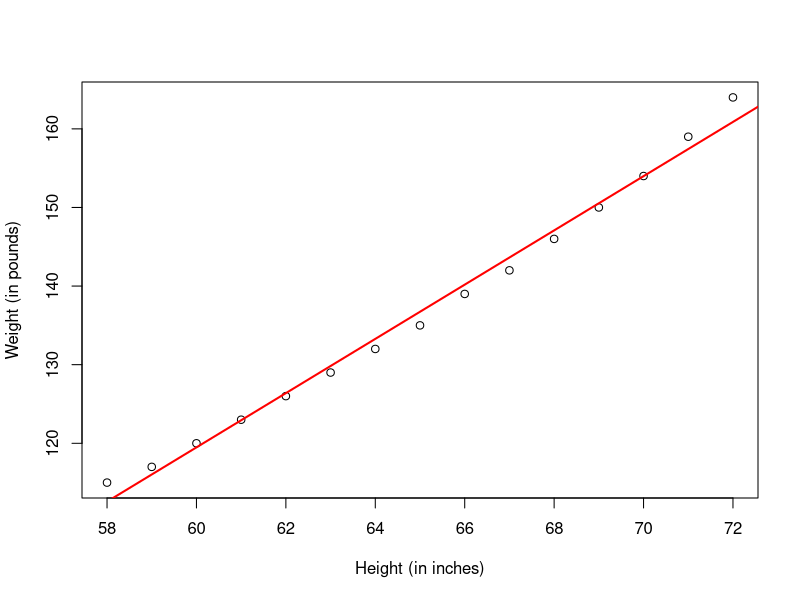
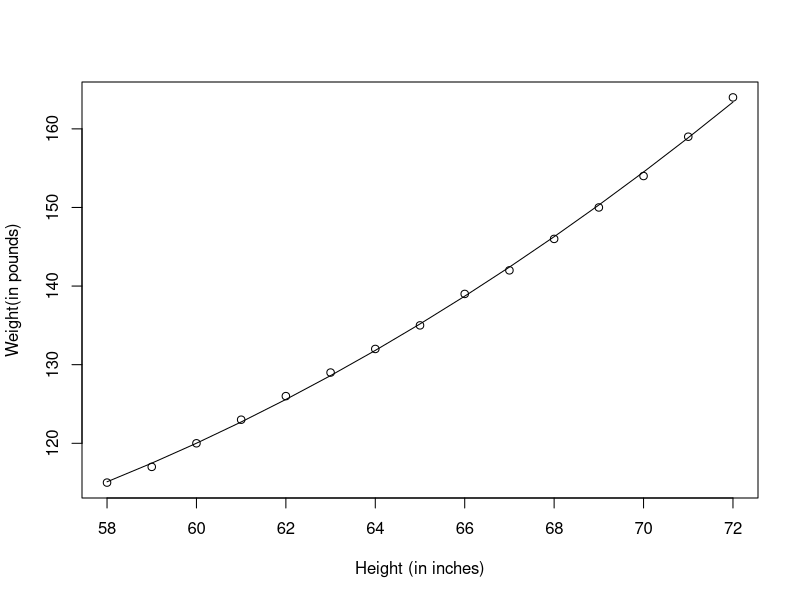
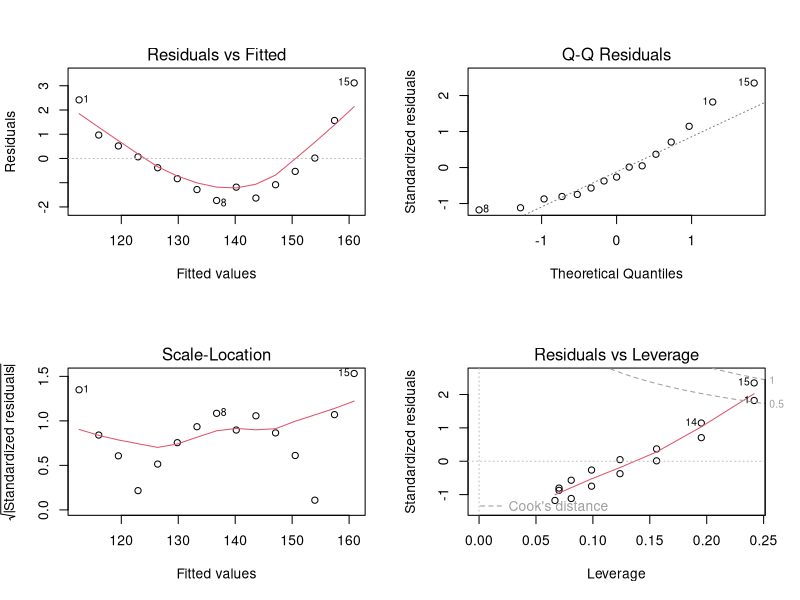
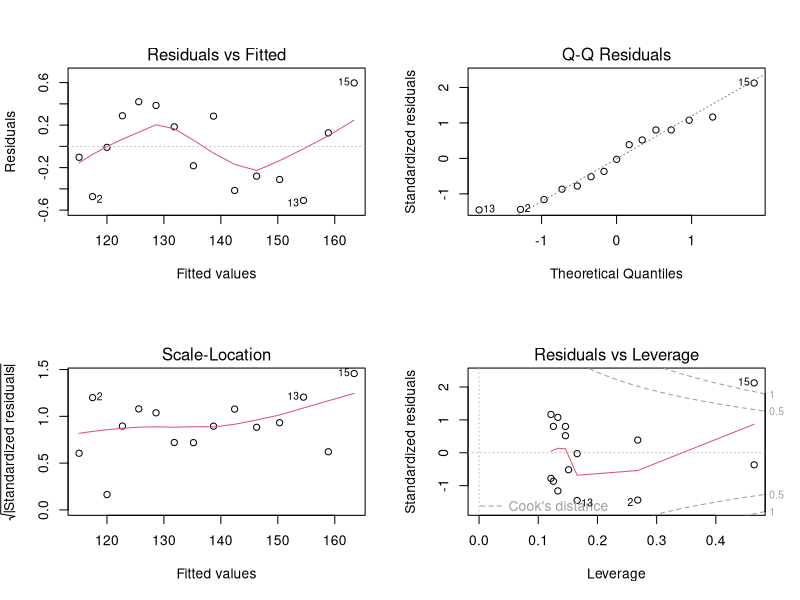
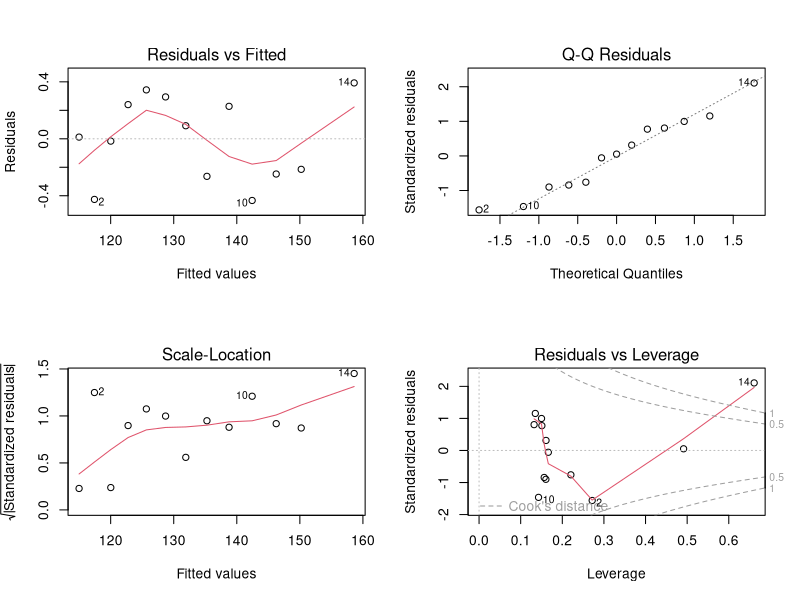
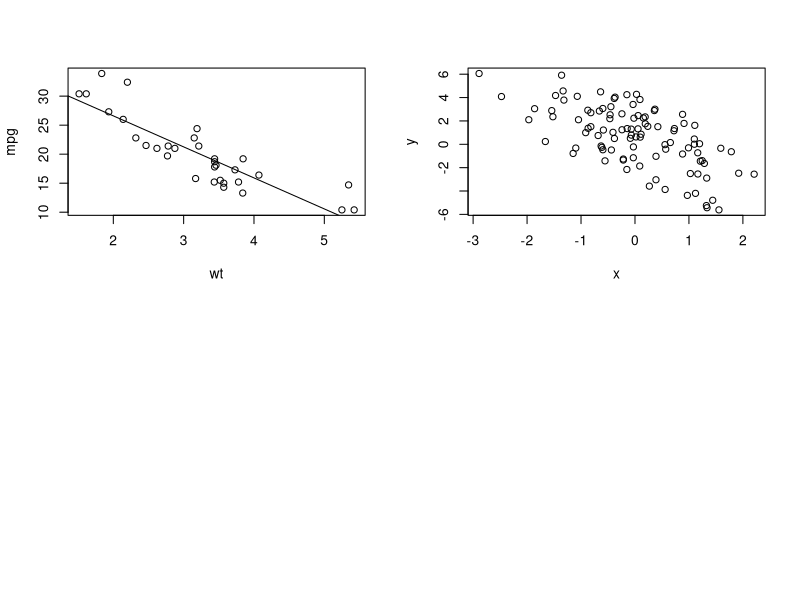

R code for these plots, in order:
## ---- chunk 1
# load dataset
data("women")

# Fit linear model
fit <- lm(weight ~ height, data = women)
summary(fit)
## ---- chunk 2
# Weight
women$weight
## ---- chunk 3
fitted(fit)
## ---- chunk 4
residuals(fit)
## ---- chunk 5
plot(women$height, women$weight, xlab="Height (in inches)", ylab="Weight (in pounds)")
abline(fit, col = "red", lwd = 2)
## ---- chunk 6
fit2 <- lm(weight ~ height + I(height^2), data = women)
summary(fit2)
## ---- chunk 7
plot(women$height, women$weight, xlab = "Height (in inches)", ylab = "Weight(in pounds)")
lines(women$height, fitted(fit2))
## ---- chunk 8
fit <- lm(weight~height,data=women)
par(mfrow=c(2,2))
plot(fit)
## ---- chunk 9
fit2<- lm(weight~height+I(height^2), data=women)
par(mfrow=c(2,2))
plot(fit2)
## ---- chunk 10
newfit<-lm(weight~height+I(height^2), data=women[-c(13,15),])
par(mfrow=c(2,2))
plot(newfit)
## ---- chunk 11
plot(mpg~wt, data=mtcars)
model<- lm(mpg~wt, data=mtcars)
# plot(model)
abline(model)
## ---- chunk 12
summary(model)
## ---- chunk 13
predict(model, newdata=data.frame(wt=6))
## ---- chunk 14
x <- rnorm(10)
pnorm(2)
x <- rnorm(10, 20, 2)
## ---- chunk 15
## Setting the random number seed
set.seed(1)
rnorm(5)
## ---- chunk 16
## Always set your seed!
set.seed(1)

## Always set your seed!
set.seed(20)

## Simulate predictor variable
x <- rnorm(100)

## Simulate the error term
e <- rnorm(100, 0, 2)

## Computer the outcome via the model
y <- 0.5 - 2 * x + e

plot(x, y)
## ---- chunk 17
set.seed(1)
sample(1:10, 4)
## ---- chunk 18
sample(1:10,4)
## ---- chunk 19
## Doesn't have to be numbers
sample(letters, 5)
## ---- chunk 20
## Do a random permutation
sample(1:10)
## ---- chunk 21
sample(1:10)
## ---- chunk 22
## Sample w/replacement
sample(1:10, replace = TRUE)
